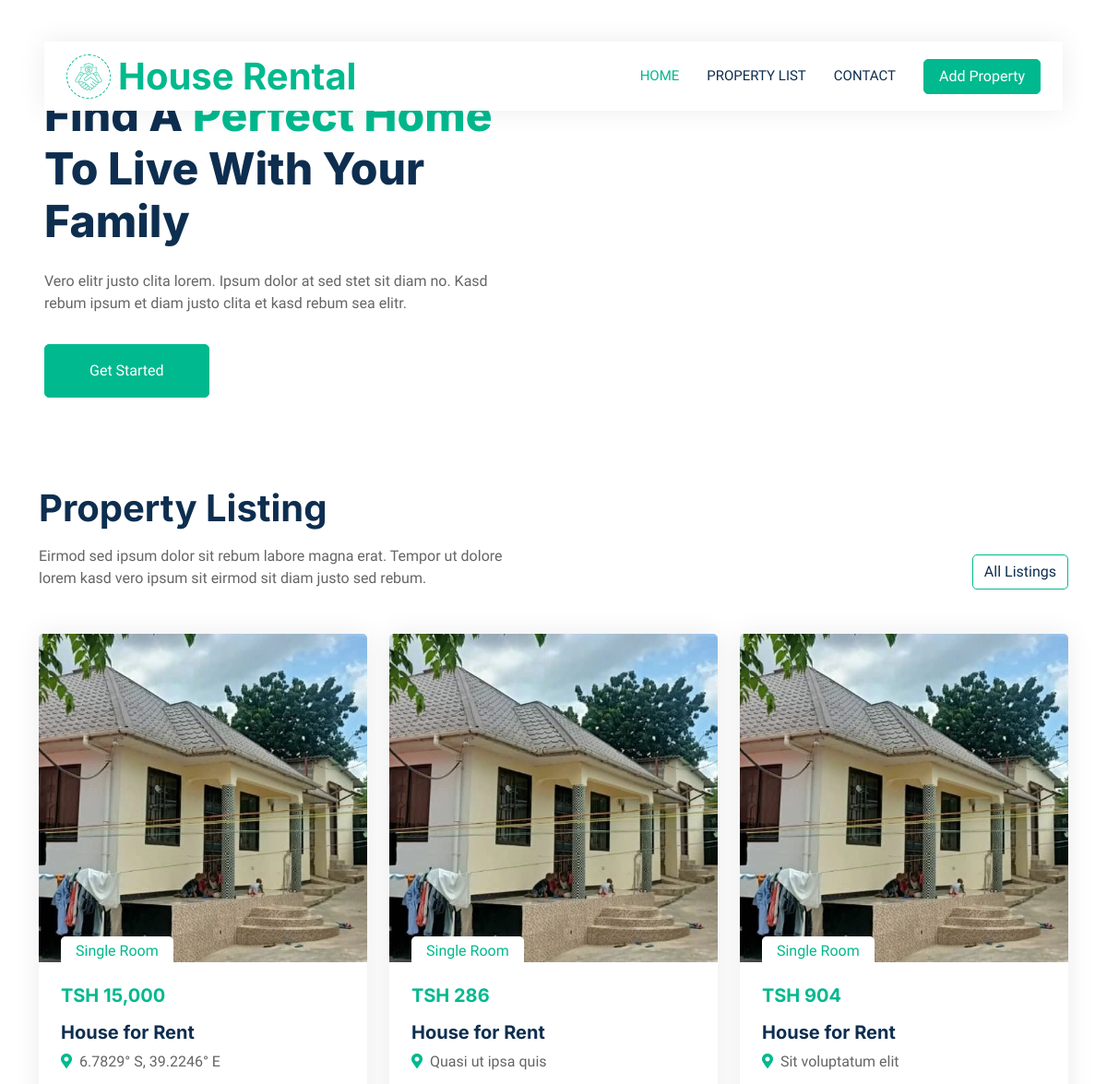
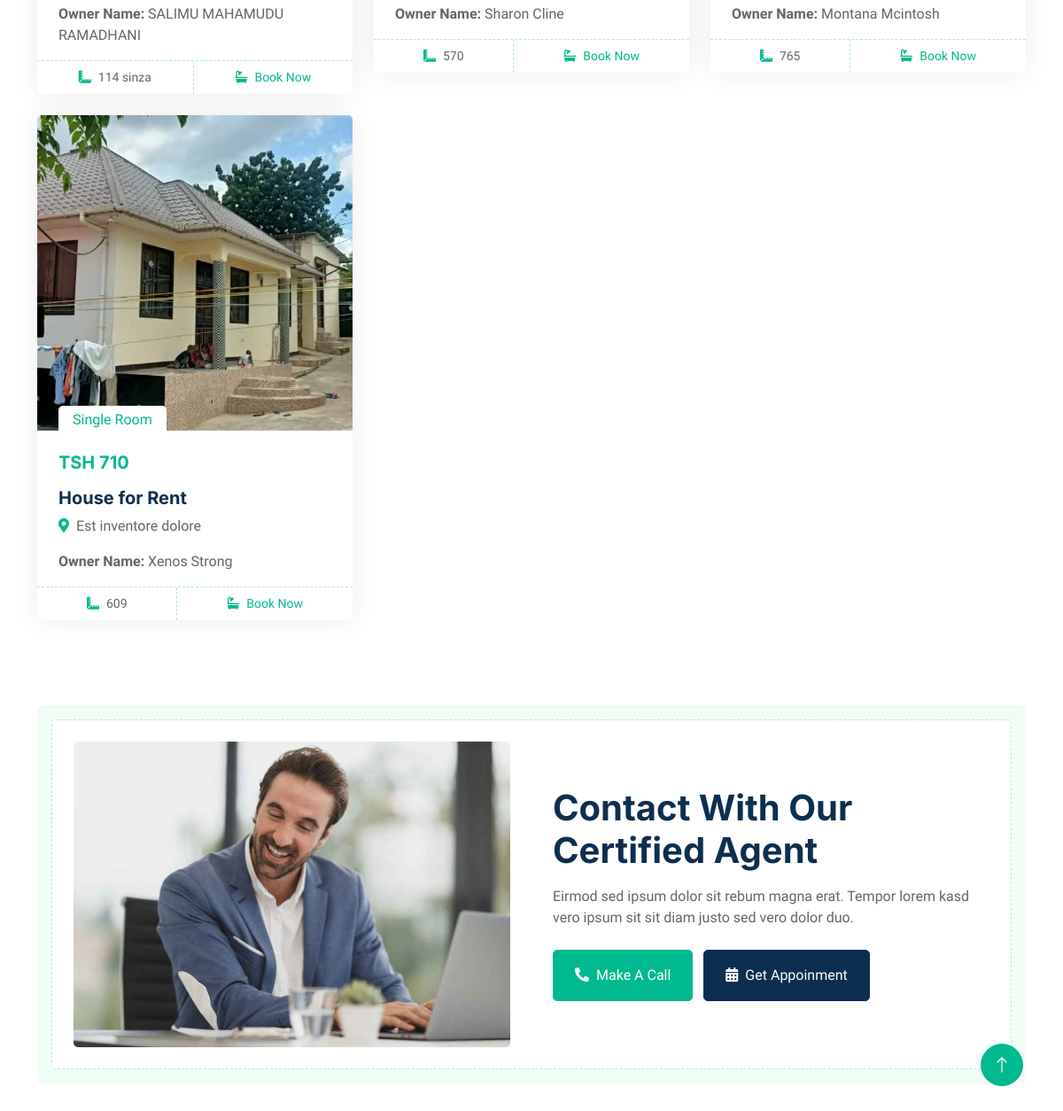
The page / on the database its author committed (2 pictures, top to bottom).
### tables this page shows
CREATE TABLE `houses` (
  `id` int(11) NOT NULL,
  `house_number` varchar(255) DEFAULT NULL,
  `location` varchar(255) DEFAULT NULL,
  `price` decimal(10,2) DEFAULT NULL,
  `image_path` varchar(255) DEFAULT NULL,
  `owner_name` varchar(255) DEFAULT NULL,
  `email` varchar(255) DEFAULT NULL,
  `mobile_number` varchar(15) DEFAULT NULL,
  `latitude` decimal(10,8) DEFAULT NULL,
  `longitude` decimal(11,8) DEFAULT NULL
);

### fetch_houses.php (called while the page is built, shortened)
<?php
$servername = "localhost";
$username = "root";
$password = "";
$dbname = "hr";
$conn = new mysqli($servername, $username, $password, $dbname);
$sql = "SELECT id, house_number, location, price, owner_name FROM houses";
$result = $conn->query($sql);
$houses = [];
if ($result->num_rows > 0) {
    while ($row = $result->fetch_assoc()) {
        $houses[] = $row;
    }
} else {
    echo "No houses found.";
}

### index.php (the view, shortened to what this page needs)
<!DOCTYPE html>
<html lang="en">
<head>
    <link href="https://cdnjs.cloudflare.com/ajax/libs/font-awesome/5.10.0/css/all.min.css" rel="stylesheet">
    <link href="https://cdn.jsdelivr.net/npm/bootstrap-icons@1.4.1/font/bootstrap-icons.css" rel="stylesheet">
    <link href="user/lib/animate/animate.min.css" rel="stylesheet">
    <link href="user/lib/owlcarousel/assets/owl.carousel.min.css" rel="stylesheet">
    <link href="user/css/bootstrap.min.css" rel="stylesheet">
    <link href="user/css/style.css" rel="stylesheet">
</head>
<body>
    <div class="container-xxl bg-white p-0">
        <div class="container-fluid nav-bar bg-transparent">
            <nav class="navbar navbar-expand-lg bg-white navbar-light py-0 px-4">
                <a href="index.html" class="navbar-brand d-flex align-items-center text-center">
                    <div class="icon p-2 me-2">
                        <img class="img-fluid" src="user/img/icon-deal.png" alt="Icon" style="width: 30px; height: 30px;">
                    </div>
                    <h1 class="m-0 text-primary">House Rental</h1>
                </a>
                <div class="collapse navbar-collapse" id="navbarCollapse">
                    <div class="navbar-nav ms-auto">
                        <a href="index.php" class="nav-item nav-link active">Home</a>
                        <a href="#" class="nav-item nav-link">Property List</a>
                        <a href="#" class="nav-item nav-link">Contact</a>
                    </div>
                    <a href="addProperty.php" class="btn btn-primary px-3 d-none d-lg-flex">Add Property</a>
                </div>
            </nav>
        </div>
        <div class="container-fluid header bg-white p-0">
            <div class="row g-0 align-items-center flex-column-reverse flex-md-row">
                <div class="col-md-6 p-5 mt-lg-5">
                    <h1 class="display-5 animated fadeIn mb-4">Find A <span class="text-primary">Perfect Home</span> To Live With Your Family</h1>
                    <p class="animated fadeIn mb-4 pb-2">Vero elitr justo clita lorem. Ipsum dolor at sed stet
                        sit diam no. Kasd rebum ipsum et diam justo clita et kasd rebum sea elitr.</p>
                    <a href="" class="btn btn-primary py-3 px-5 me-3 animated fadeIn">Get Started</a>
                </div>
            </div>
        </div>
        <div class="container-xxl py-5">
            <div class="container">
                <div class="row g-0 gx-5 align-items-end">
                    <div class="col-lg-6">
                        <div class="text-start mx-auto mb-5 wow slideInLeft" data-wow-delay="0.1s">
                            <h1 class="mb-3">Property Listing</h1>
                            <p>Eirmod sed ipsum dolor sit rebum labore magna erat. Tempor ut dolore lorem kasd vero ipsum sit eirmod sit diam justo sed rebum.</p>
                        </div>
                    </div>
                    <div class="col-lg-6 text-start text-lg-end wow slideInRight" data-wow-delay="0.1s">
                        <ul class="nav nav-pills d-inline-flex justify-content-end mb-5">
                            <li class="nav-item me-0">
                                <a class="btn btn-outline-primary" data-bs-toggle="pill" href="#tab-3">All Listings</a>
                            </li>
                        </ul>
                    </div>
                </div>
                <div class="tab-content">
                    <div id="tab-1" class="tab-pane fade show p-0 active">
                        <div class="row g-4">
                            <?php
                            include 'fetch_houses.php';
                            foreach ($houses as $house) {
                                echo '
    <div class="col-lg-4 col-md-6 wow fadeInUp" data-wow-delay="0.1s">
        <div class="property-item rounded overflow-hidden">
            <div class="position-relative overflow-hidden">
                <a href=' . htmlspecialchars($house['location']) . '><img class="img-fluid" src="houses/1.jpg" alt=""></a>
                <div class="bg-white rounded-top text-primary position-absolute start-0 bottom-0 mx-4 pt-1 px-3">Single Room</div>
            </div>
            <div class="p-4 pb-0">
                <h5 class="text-primary mb-3">TSH ' . htmlspecialchars(number_format($house['price'])) . '</h5>
                <a class="d-block h5 mb-2" href="#">House for Rent</a>
                <p><i class="fa fa-map-marker-alt text-primary me-2"></i>' . htmlspecialchars($house['location']) . '</p>
                <p><strong>Owner Name:</strong> ' . $house['owner_name'] . '</p>
            </div>
            <div class="d-flex border-top">
                <small class="flex-fill text-center border-end py-2"><i class="fa fa-ruler-combined text-primary me-2"></i>' . htmlspecialchars($house['house_number']) . '</small>
                <small class="flex-fill text-center py-2">
                    <a href="book.php?house_id=' . $house['id']. '"><i class="fa fa-bath text-primary me-2"></i>Book Now</a>
                </small>
            </div>
        </div>
    </div>';
                            }
                            ?>
                        </div>
                    </div>
                </div>
            </div>
        </div>
        <div class="container-xxl py-5">
            <div class="container">
                <div class="bg-light rounded p-3">
                    <div class="bg-white rounded p-4" style="border: 1px dashed rgba(0, 185, 142, .3)">
                        <div class="row g-5 align-items-center">
                            <div class="col-lg-6 wow fadeIn" data-wow-delay="0.1s">
                                <img class="img-fluid rounded w-100" src="img/call-to-action.jpg" alt="">
                            </div>
                            <div class="col-lg-6 wow fadeIn" data-wow-delay="0.5s">
                                <div class="mb-4">
                                    <h1 class="mb-3">Contact With Our Certified Agent</h1>
                                    <p>Eirmod sed ipsum dolor sit rebum magna erat. Tempor lorem kasd vero ipsum sit sit diam justo sed vero dolor duo.</p>
                                </div>
                                <a href="" class="btn btn-primary py-3 px-4 me-2"><i class="fa fa-phone-alt me-2"></i>Make A Call</a>
                                <a href="" class="btn btn-dark py-3 px-4"><i class="fa fa-calendar-alt me-2"></i>Get Appoinment</a>
                            </div>
                        </div>
                    </div>
                </div>
            </div>
        </div>
    </div>
    <a href="#" class="btn btn-lg btn-primary btn-lg-square back-to-top"><i class="bi bi-arrow-up"></i></a>
</body>
</html>

### css/style.css (style rules this page uses)
:root { --primary: #00B98E; --secondary: #FF6922; --light: #EFFDF5; --dark: #0E2E50; }
.back-to-top { position: fixed; display: none; right: 45px; bottom: 45px; z-index: 99; }
.btn { transition: .5s; }
.btn.btn-primary, .btn.btn-secondary { color: #FFFFFF; }
.btn-lg-square { width: 48px; height: 48px; }
.btn-square, .btn-sm-square, .btn-lg-square { padding: 0; display: flex; align-items: center; justify-content: center; font-weight: normal; border-radius: 50px; }
.nav-bar { position: relative; margin-top: 45px; padding: 0 3rem; transition: .5s; z-index: 9999; }
.navbar { box-shadow: 0 0 30px rgba(0, 0, 0, .08); }
.navbar-light .navbar-nav .nav-link { margin-right: 30px; padding: 25px 0; color: #FFFFFF; font-size: 15px; text-transform: uppercase; outline: none; }
.navbar-light .navbar-nav .nav-link:hover, .navbar-light .navbar-nav .nav-link.active { color: var(--primary); }
.navbar-light .navbar-brand { height: 75px; }
.navbar-light .navbar-nav .nav-link { color: var(--dark); font-weight: 500; }
@media (min-width: 992px) { .header { margin-top: -120px; } }
.icon { padding: 15px; display: inline-flex; align-items: center; justify-content: center; background: #FFFFFF !important; border-radius: 50px; border: 1px dashed var(--primary) !important; }
.nav-pills .nav-item .btn { color: var(--dark); }
.property-item { box-shadow: 0 0 30px rgba(0, 0, 0, .08); }
.property-item img { transition: .5s; }
.property-item .border-top { border-top: 1px dashed rgba(0, 185, 142, .3) !important; }
.property-item .border-end { border-right: 1px dashed rgba(0, 185, 142, .3) !important; }

### rows shown on the page
houses: price "15,000", location "6.7829° S, 39.2246° E", owner_name "SALIMU MAHAMUDU RAMADHANI", house_number "114 sinza"
houses: price "286", location "Quasi ut ipsa quis", owner_name "Sharon Cline", house_number "570"
houses: price "904", location "Sit voluptatum elit", owner_name "Montana Mcintosh", house_number "765"
houses: price "710", location "Est inventore dolore", owner_name "Xenos Strong", house_number "609"
